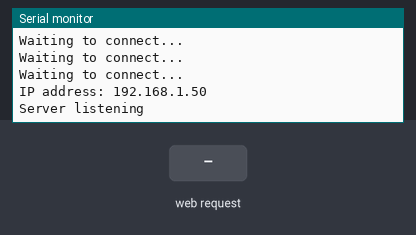
A sketch run on a simulated ESP8266 (NodeMCU). Parts: the last lines printed to the serial monitor. The test bench sets the inputs (shaded band). WiFi joins after 1.5 s; servers stay silent unless stated.

Above: at 2.7 s.
2.8 s: HTTP request GET /body?plain=1 received
At 3.1 s:
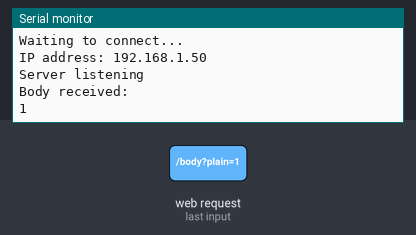
4.3 s: HTTP request GET /comando?plain=1 received
At 5.5 s:
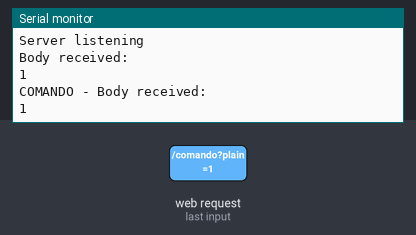

Measured:
- after the input at 2.8 s, the serial monitor: prints a new line at once (image 1)
- after the input at 4.3 s, the serial monitor: prints a new line at once (image 2)

The sketch:

controle-remoto-body.ino
```cpp
#include <ESP8266WiFi.h>
#include <ESP8266WebServer.h>

ESP8266WebServer server(80);

const char* ssid = "Silva_2G";
const char* password =  "16011999";

void setup() {

    Serial.begin(115200);
    WiFi.begin(ssid, password);  //Connect to the WiFi network

    while (WiFi.status() != WL_CONNECTED) {  //Wait for connection

        delay(500);
        Serial.println("Waiting to connect...");

    }

    Serial.print("IP address: ");
    Serial.println(WiFi.localIP());  //Print the local IP

    server.on("/body", handleBody); //Associate the handler function to the path
    server.on("/comando", handleComando); //Associate the handler function to the path


    server.begin(); //Start the server
    Serial.println("Server listening");

}

void loop() {

    server.handleClient(); //Handling of incoming requests

}

void handleBody() { //Handler for the body path

      if (server.hasArg("plain")== false){ //Check if body received

            server.send(200, "text/plain", "Body not received");
            return;

      }

      String message = "Body received:\n";
             message += server.arg("plain");
             message += "\n";

      server.send(200, "text/plain", message);
      Serial.println(message);
}

void handleComando() { //Handler for the body path

      if (server.hasArg("plain")== false){ //Check if body received

            server.send(200, "text/plain", "Body not received");
            return;

      }

      String message = "COMANDO - Body received:\n";
             message += server.arg("plain");
             message += "\n";

      server.send(200, "text/plain", message);
      Serial.println(message);
}
```
